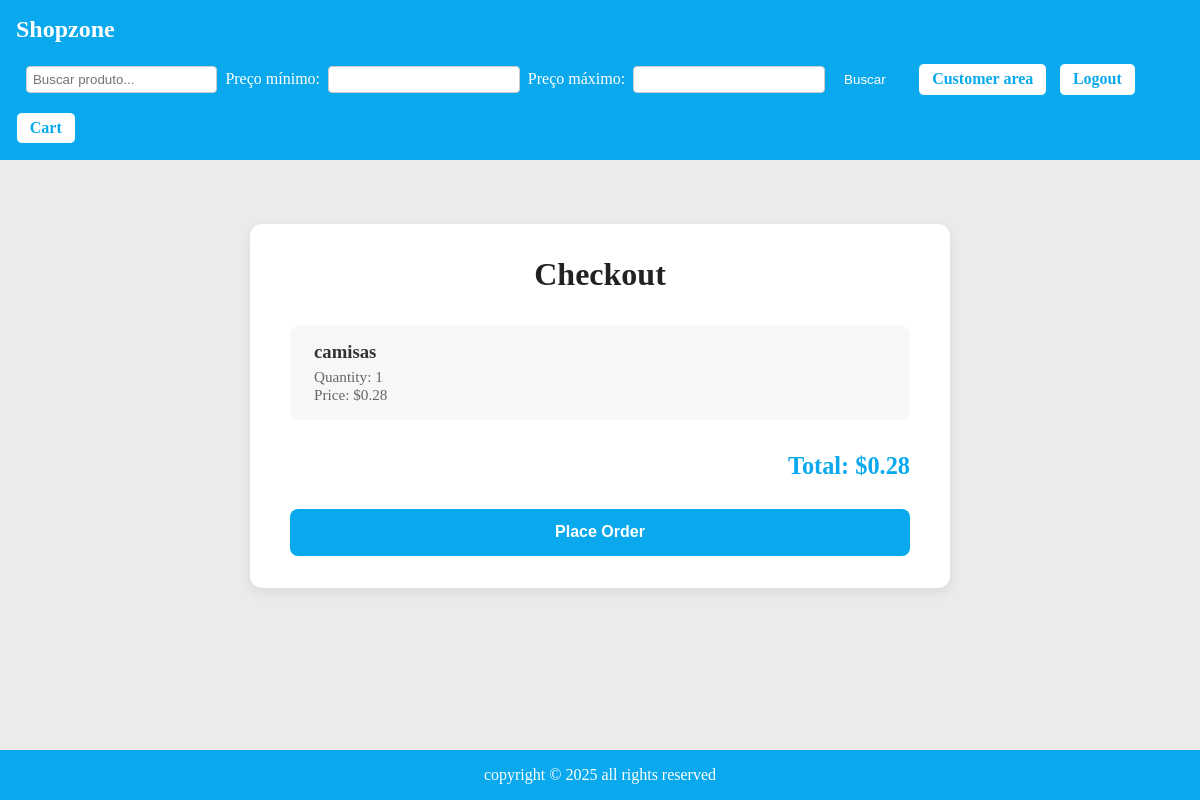
Before: /order/checkout/ (signed in) with the older database file.
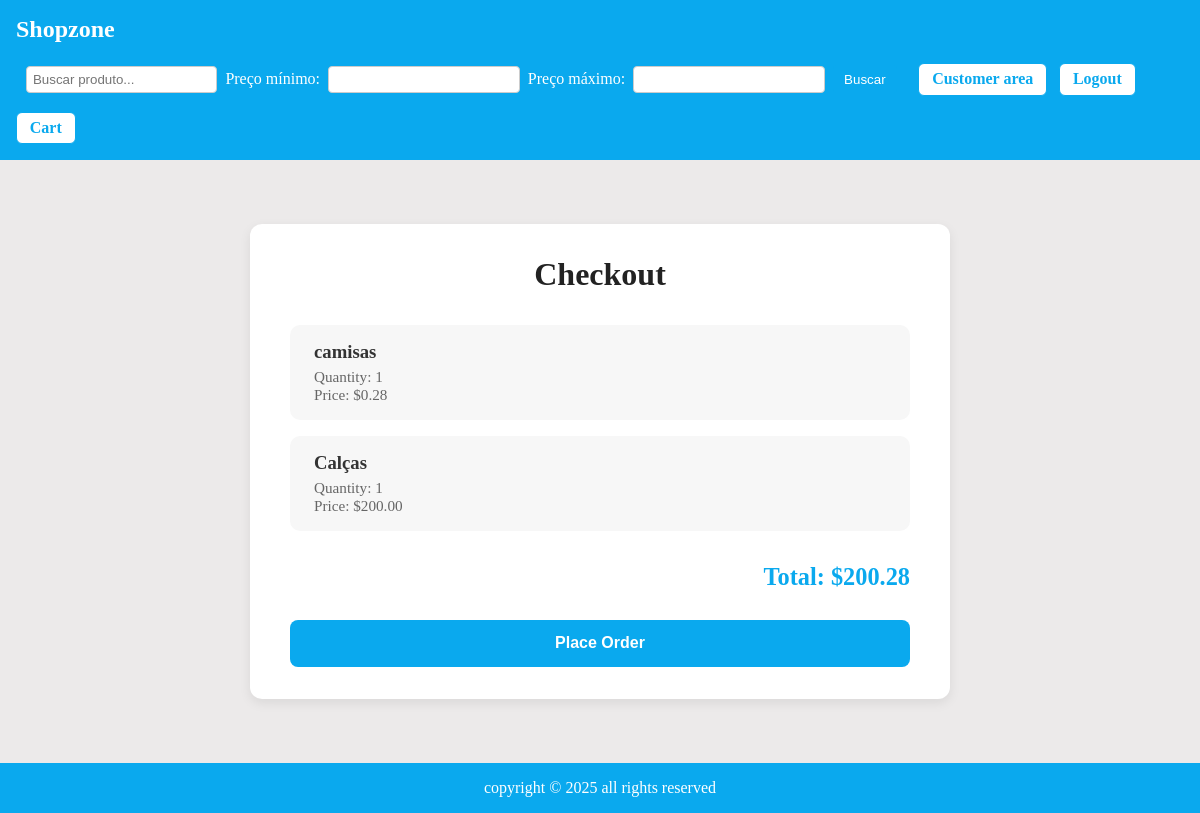
After: the same page with the newer database file.
### cart/models.py (models this page shows)
class CartItem(models.Model):
    cart = models.ForeignKey(Cart, on_delete=models.CASCADE, related_name='items')
    product = models.ForeignKey(Product, on_delete=models.CASCADE)
    quantity = models.PositiveIntegerField(default=1)
    def total_price(self):
        return self.product.price * self.quantity

### product/models.py (models this page shows, shortened)
class Product(models.Model):
    name = models.CharField(max_length=63)
    description = models.CharField(max_length=255)
    price = models.DecimalField(max_digits=10, decimal_places=2)
    stock = models.IntegerField(blank=False)

### order/views.py (the view, shortened to what this page needs)
# urls.py: path('checkout/', views.checkout, name='checkout'),
@login_required(login_url='register')
def checkout(request):
    cart, created = Cart.objects.get_or_create(user=request.user)
    items = cart.items.all()
    if not items:
        return redirect('index')
    total = sum(item.total_price() for item in items)
    return render ( request, 'order/checkout.html', {'items': items, 'total': total})

### order/templates/order/checkout.html (shortened to what this page needs)
{% extends "base.html" %}
{% load static %}
{% block extra_css %}
  <link rel="stylesheet" href="{% static 'css/checkout.css' %}">
{% endblock %}
{% block content %}
<div class="checkout-container">
    <h1>Checkout</h1>
    {% for item in items %}
    <div class="checkout-item">
        <div>
            <h3>{{ item.product.name }}</h3>
            <p>Quantity: {{ item.quantity }}</p>
            <p>Price: ${{ item.total_price }}</p>
        </div>
    </div>
    {% endfor %}
    <div class="checkout-total">
        <h3>Total: ${{ total }}</h3>
    </div>
    <form method="post">
        <button type="submit" class="place-order-btn">Place Order</button>
    </form>
</div>
{% endblock %}

Changed rows visible on the page:
added CartItem: product.name "Calças", quantity "1", total_price "200.00"
Other visible differences:
{{ total }}: "0.28" → "200.28"
